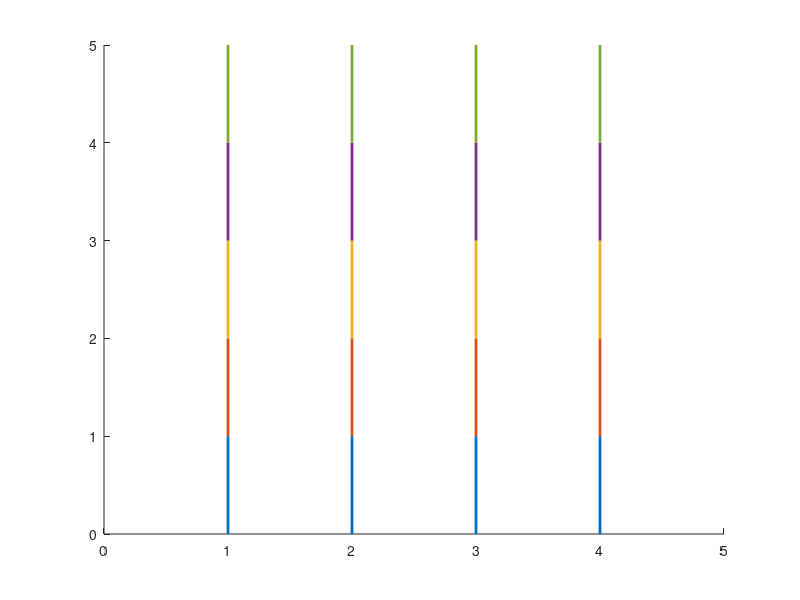

Here is the MATLAB script that generated this plot:
clear all
close all
h.fig = figure(1)
h.axe1 = axes
axis([0 5 0 5])
h.pacmanX = 1;
h.pacmanY = 2;
h.pacmanColor = 'r';

%h.pacman = plot(h.pacmanX,h.pacmanY,'Color',h.pacmanColor,'Marker','*');

%h.rect = rectangle('Position',[0 0 2 2]);
%%
size = 5;
 y = 0:size-1;
h.walls= [];

 for k = 1:size-1
    h.walls = [h.walls ,line([k k],[y' y'+1],'linewidth',2)]
 end